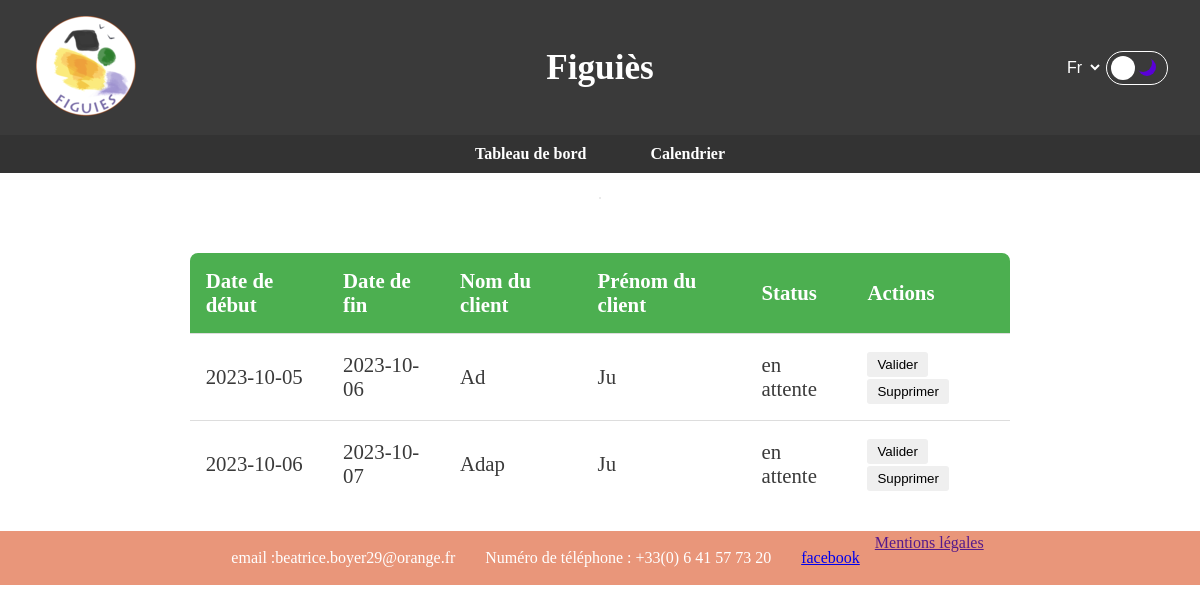
The page /phpAdmin/calendar.php (signed in) on the database as committed earlier.
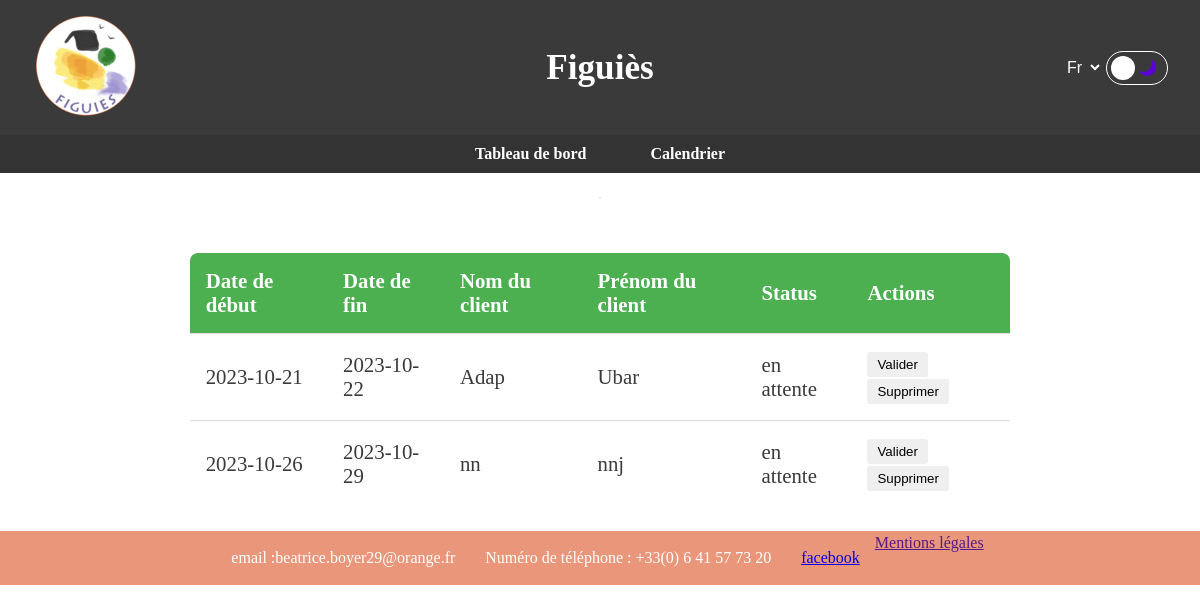
The same page on the database as committed later.
### tables this page shows
CREATE TABLE `reservations` (
                                `id` int(11) NOT NULL,
                                `start_date` datetime NOT NULL,
                                `end_date` datetime NOT NULL,
                                `client_name` varchar(255) NOT NULL,
                                `client_email` varchar(255) NOT NULL,
                                `client_phone` varchar(20) DEFAULT NULL,
                                `status` enum('en attente','confirmée','rejetée') NOT NULL,
                                `created_at` timestamp NOT NULL DEFAULT current_timestamp(),
                                `updated_at` timestamp NOT NULL DEFAULT current_timestamp() ON UPDATE current_timestamp(),
                                `client_surname` varchar(120) NOT NULL
);

### phpAdmin/afficher_demandes_reservation.php (the view)
<?php
require('../assets/bdd/config.php');
$requetetableau = "SELECT * FROM reservations where status !='confirmée'";
$resulttableau = $conn->query($requetetableau);
if ($resulttableau->num_rows > 0) {
    while($row = $resulttableau->fetch_assoc()) {
        $start_date = date("Y-m-d", strtotime($row["start_date"]));
        $end_date = date("Y-m-d", strtotime($row["end_date"]));
        echo "<tr>";
        echo "<td>" .  $start_date . "</td>";
        echo "<td>" . $end_date . "</td>";
        echo "<td>" . $row["client_name"] . "</td>";
        echo "<td>" . $row["client_surname"] . "</td>";
        echo "<td>" . $row["status"] . "</td>";
        echo "<td>";
        echo "<button onclick='validerReservation(" . $row["id"] . ")'>Valider</button>";
        echo "<button onclick='deleteEvent(" . $row["id"] . ")'>Supprimer</button>";
        echo "</td>";
        echo "</tr>";
    }
} else {
    echo "<tr><td colspan='6'>Aucune réservation trouvée</td></tr>";
}
?>

### phpAdmin/calendar.php (shortened to what this page needs)
<!DOCTYPE html>
<html lang="fr" data-theme="light">
<head>
    <link rel="stylesheet" type="text/css" href="../assets/css/rules.css">
    <link rel="stylesheet" type="text/css" href="../assets/css/nav.css">
    <link rel="stylesheet" type="text/css" href="../assets/css/header.css"/>
    <link rel="stylesheet" type="text/css" href="../assets/css/calendar.css"/>
    <link rel="stylesheet" type="text/css" href="../assets/css/footer.css"/>
    <link rel="stylesheet" type="text/css" href="../assets/css/toggle.css"/>
    <?php
        require('../assets/bdd/config.php');
    ?>
</head>
<body>
<?php include_once("../php/header.php"); ?>
<?php include_once("../phpAdmin/navAdmin.php"); ?>
<div class="content-wrapper">
    <div id='calendar'></div>
    <div class="tableau-reservations">
        <table>
            <thead>
            <tr>
                <th>Date de début</th>
                <th>Date de fin</th>
                <th>Nom du client</th>
                <th>Prénom du client</th>
                <th>Status</th>
                <th>Actions</th>
            </tr>
            </thead>
            <tbody>
            <?php include_once ("../phpAdmin/afficher_demandes_reservation.php");?>
            </tbody>
        </table>
    </div>
</div>
<?php include_once("../php/footer.php"); ?>
</body>
</html>

### php/header.php (shortened to what this page needs)
<header>
    <div class="header">
        <a href="/ProjetGite/index.php" class="logo">
            <img src="/ProjetGite/assets/images/LOGO-final-fond-transparent.png" alt="Logo du site" class="site-logo">
        </a>
        <a href="./index.php" class="site-link">
            <h1 class="site-name">Figuiès</h1>
        </a>
        <div class="sub-header">
            <select class="select">
                <option value="fr">Fr</option>
            </select>
            <div class="mode-toggle">
                <label for="darkmode-toggle" class="toggle">
                    <span>Toggle dark mode</span>
                </label>
            </div>
        </div>
    </div>
</header>

### phpAdmin/navAdmin.php
<nav class="nav-menu">
    <ul>
        <li><a href="dashboard.php">Tableau de bord</a></li>
        <li><a href="./calendar.php">Calendrier</a> </li>
    </ul>
</nav>

### php/footer.php
<footer class="footerpage">
   <div class="items">
       <p class="item">email :<a>beatrice.boyer29@orange.fr</a></p>
       <p class="item">Numéro de téléphone : +33(0) 6 41 57 73 20</p>
       <p class="item"><a href="https://www.facebook.com/gitefiguies">facebook</a></p>
   </div>
   <a class="mention" href="">Mentions légales</a>
</footer>

### assets/css/rules.css (style rules this page uses)
:root { --background-color-light: #ffffff; --text-color-light: #3A3A3A; --background-color-dark: #000; --text-color-dark: #ffffff; --nav-background-color-light: #333; --nav-text-color-light: #fff; --nav-background-color-dark: #000; --nav-text-color-dark: #fff; --footer-background-color-light: #F9CE68; --footer-text-color-light: #333333; --footer-background-color-dark: #eea03b; --footer-text-color-dark: #fff; --header-background-color-light: #3A3A3A; --header-text-color-light: #fff; --header-background-color-dark: #111; --header-text-color-dark: #fff; --botton-background-color-light: #b4abdb ; --botton-text-color-light: #3C3C3C; --botton-hover-color-light: #9f93d0; --botton-background-color-dark: #9f93d0; --botton-text-color-dark: #fff; --botton-hover-color-dark: #b4abdb; --bloc-background-color-light: rgb(234, 234, 234); --bloc-title-color-light: #eea03b; --bloc-text-color-light: #3C3C3C; --bloc-background-color-dark: #111; --bloc-title-color-dark: #fbea7d; --bloc-text-color-dark: #fff; --icone-color-light: #2C7D2D; --icone-color-dark: #9f93d0; }
[data-theme="light"] { --background-color: var(--background-color-light); --text-color: var(--text-color-light); --nav-background-color: var(--nav-background-color-light); --nav-text-color: var(--nav-text-color-light); --footer-background-color: var(--footer-background-color-light); --footer-text-color: var(--footer-text-color-light); --header-background-color: var(--header-background-color-light); --header-text-color: var(--header-text-color-light); --botton-background-color: var(--botton-background-color-light); --botton-text-color: var(--botton-text-color-light); --botton-hover-color: var(--botton-hover-color-light); --bloc-background-color: var(--bloc-background-color-light); --bloc-title-color: var(--bloc-title-color-light); --bloc-text-color: var(--bloc-text-color-light); --icone-color: var( --icone-color-light); }
body { background-color: var(--background-color); color: var(--text-color); width: 100%; margin: 0; padding: 0; display: flex; flex-direction: column; }

### assets/css/nav.css (style rules this page uses)
.nav-menu { background-color: var(--nav-background-color); text-align: center; width: 100vw; }
.nav-menu ul { list-style: none; padding: 0; margin: 0; }
.nav-menu ul li { display: inline-block; margin-right: 20px; }
.nav-menu ul li:last-child { margin-right: 0; }
.nav-menu ul li a { text-decoration: none; color: var(--nav-text-color); font-weight: bold; padding: 10px 20px; display: inline-block; transition: background-color 0.3s ease; }

### assets/css/header.css (style rules this page uses)
.header { background-color: var(--header-background-color); color: var(--header-text-color); display: flex; position: relative; flex-direction: row; justify-content: center; align-items: center; padding: 2% 0; width: 100vw; }
.logo { position: absolute; left: 3vw; }
.site-logo { size: 0.5rem; }
.site-name { font-size: 2.2rem; }
.site-link { text-decoration: none; color: inherit; }
.sub-header { position: absolute; right: 3vw; display: flex; align-items: center; }
.select, .mode-toggle { background-color: var(--header-background-color); color: var(--header-text-color); border: none; cursor: pointer; font-size: 1rem; margin: 1%; }
.mode-toggle { font-size: 2rem; }

### assets/css/calendar.css (style rules this page uses)
#calendar { display: flex; border: 1px solid #ddd; margin: 1%; font-size: 14px; border-radius: 15px; width: 100hw; }
.tableau-reservations { display: flex; width: 100hw; justify-content: center; margin-top: 20px; }
.tableau-reservations table { width: 90%; border-collapse: collapse; border-radius: 10px; overflow: hidden; border: 2px solid #ddd; margin: 10px 0; font-size: 1.3rem; text-align: left; }
.tableau-reservations th, .tableau-reservations td { padding: 16px; border-bottom: 1px solid #ddd; }
.tableau-reservations th { background-color: #f2f2f2; font-weight: bold; }
.tableau-reservations button { padding: 5px 10px; border: none; border-radius: 3px; cursor: pointer; transition: background-color 0.3s; }
.tableau-reservations tr:first-child th:first-child { border-top-left-radius: 10px; }
.tableau-reservations tr:first-child th:last-child { border-top-right-radius: 10px; }
.tableau-reservations tr:last-child td:first-child { border-bottom-left-radius: 10px; }
.tableau-reservations tr:last-child td:last-child { border-bottom-right-radius: 10px; }
.tableau-reservations tr:last-child td { border-bottom: none; }
.tableau-reservations th { background-color: #4CAF50; color: white; }
.content-wrapper { display: flex; flex-direction: column; align-items: center; gap: 10px; padding: 1%; width: 100hw; }

Rows that differ between the two databases and show on the page:
removed reservations: start_date "2023-10-05", end_date "2023-10-06", client_name "Ad", client_surname "Ju", status "en attente"
removed reservations: start_date "2023-10-06", end_date "2023-10-07", client_name "Adap", client_surname "Ju", status "en attente"
added reservations: start_date "2023-10-21", end_date "2023-10-22", client_name "Adap", client_surname "Ubar", status "en attente"
added reservations: start_date "2023-10-26", end_date "2023-10-29", client_name "nn", client_surname "nnj", status "en attente"
